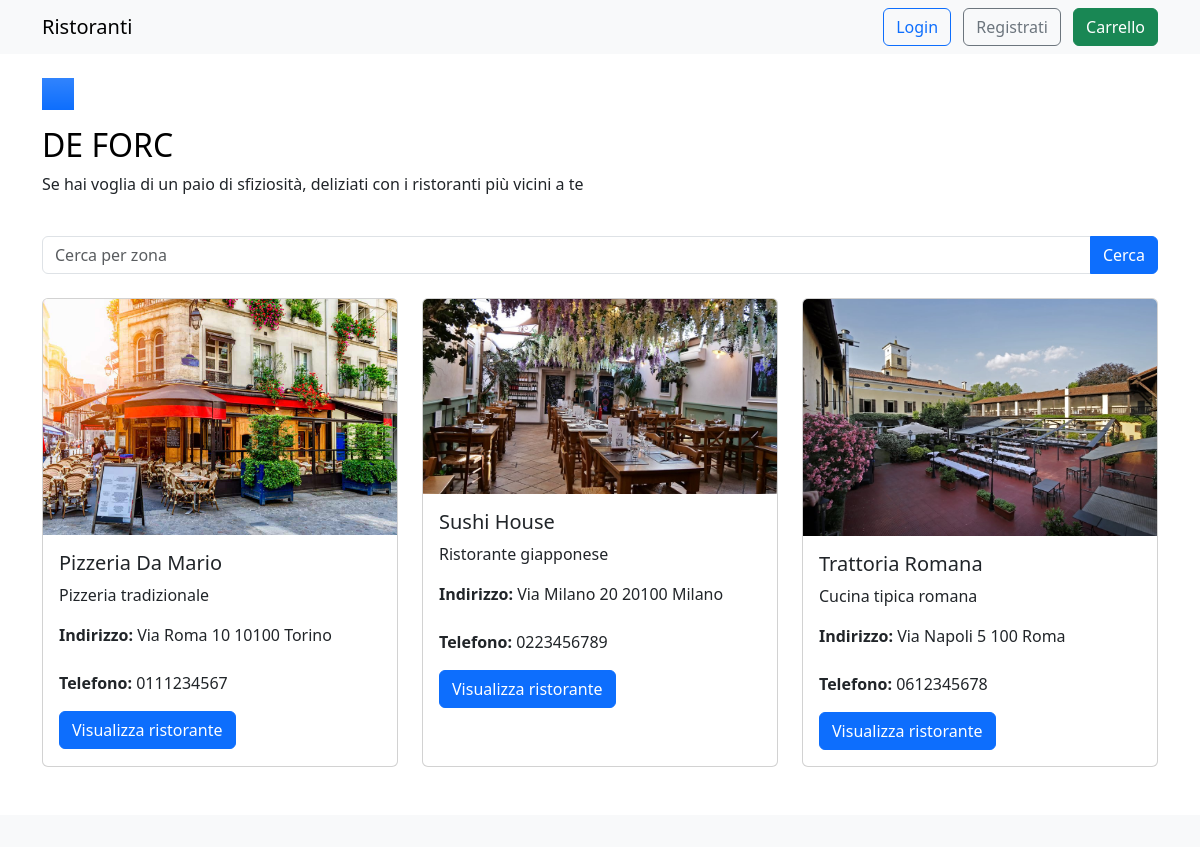
/pagPrincipale.php, run on the app's committed database.
### tables this page shows
CREATE TABLE `ristorante` (
  `IDristorante` int(2) UNSIGNED ZEROFILL NOT NULL,
  `nome` varchar(50) NOT NULL,
  `nTel` varchar(18) NOT NULL,
  `ind_fatt_via` varchar(30) NOT NULL,
  `ind_fatt_civ` varchar(30) NOT NULL,
  `ind_fatt_cap` int(5) NOT NULL,
  `ind_fatt_comune` varchar(30) NOT NULL,
  `img` varchar(255) NOT NULL,
  `descrizione` varchar(200) NOT NULL,
  `FK_IDcomune` int(4) UNSIGNED ZEROFILL NOT NULL
);

### pagPrincipale.php (the view, shortened to what this page needs)
<?php
include "connessione.php";
?>
<!DOCTYPE html>
<html lang="it">
<head>
<link href="css/bootstrap.min.css" rel="stylesheet">
</head>
<body>
<nav class="navbar navbar-light bg-light mb-4">
<div class="container">
<span class="navbar-brand mb-0 h1">
Ristoranti
</span>
<div>
<a href="login.php" class="btn btn-outline-primary me-2">
Login
</a>
<a href="register.php" class="btn btn-outline-secondary me-2">
Registrati
</a>
<a href="pagCarrello.php" class="btn btn-success">
Carrello
</a>
</div>
</div>
</nav>
<div class="container">
<div class="feature col"> <div class="feature-icon d-inline-flex align-items-center justify-content-center text-bg-primary bg-gradient fs-2 mb-3"> <svg class="bi" width="1em" height="1em" aria-hidden="true"><use xlink:href="#people-circle"></use></svg> </div> <h3 class="fs-2 text-body-emphasis">DE FORC</h3> <p>Se hai voglia di un paio di sfiziosità, deliziati con i ristoranti più vicini a te</p> <a href="#" class="icon-link">
<svg class="bi" aria-hidden="true"><use xlink:href="#chevron-right"></use></svg> </a> </div>
<form method="GET" class="mb-4">
<div class="input-group">
<input type="text"
name="zona"
class="form-control"
placeholder="Cerca per zona">
<button class="btn btn-primary" type="submit">
Cerca
</button>
</div>
</form>
<div class="row">
<?php
$zona = $_GET['zona'] ?? '';
if($zona != ''){
$sql = "SELECT * FROM RISTORANTE WHERE zona LIKE :zona";
$stmt = $conn->prepare($sql);
$stmt->execute([
'zona' => "%$zona%"
]);
}else{
$stmt = $conn->query("SELECT * FROM RISTORANTE");
}
while($row = $stmt->fetch(PDO::FETCH_ASSOC)){
echo "
<div class='col-md-4 mb-4'>
<div class='card h-100'>
<img src='img/".$row['img']."' class='card-img-top'>
<div class='card-body'>
<h5 class='card-title'>
    ".$row['nome']."
</h5>
<p class='card-text'>
    ".$row['descrizione']."
</p>
<p>
<strong>Indirizzo:</strong> ".$row['ind_fatt_via']." ".$row['ind_fatt_civ']." ".$row['ind_fatt_cap']." ".$row['ind_fatt_comune']."<br><br>
<strong>Telefono:</strong> ".$row['nTel']."
</p>
<a href='pagRistoranti.php?id=".$row['IDristorante']."' class='btn btn-primary'>
Visualizza ristorante
</a>
</div>
</div>
</div>
";
}
?>
</div>
</div>
<footer class="bg-light text-center py-3 mt-4">
</body>
</html>

### data on the page
ristorante: img (picture), nome "Pizzeria Da Mario", descrizione "Pizzeria tradizionale", ind_fatt_via "Via Roma", ind_fatt_civ "10", ind_fatt_cap "10100", ind_fatt_comune "Torino", nTel "0111234567"
ristorante: img (picture), nome "Sushi House", descrizione "Ristorante giapponese", ind_fatt_via "Via Milano", ind_fatt_civ "20", ind_fatt_cap "20100", ind_fatt_comune "Milano", nTel "0223456789"
ristorante: img (picture), nome "Trattoria Romana", descrizione "Cucina tipica romana", ind_fatt_via "Via Napoli", ind_fatt_civ "5", ind_fatt_cap "100", ind_fatt_comune "Roma", nTel "0612345678"
